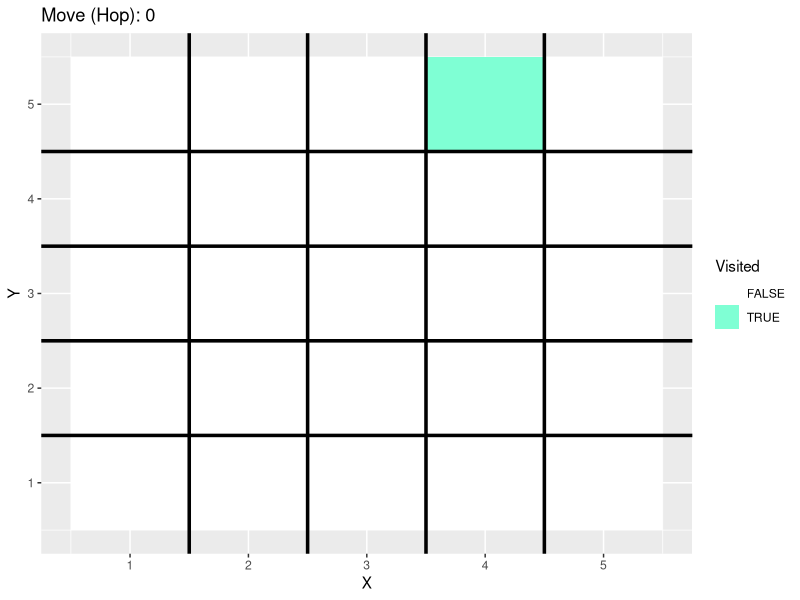
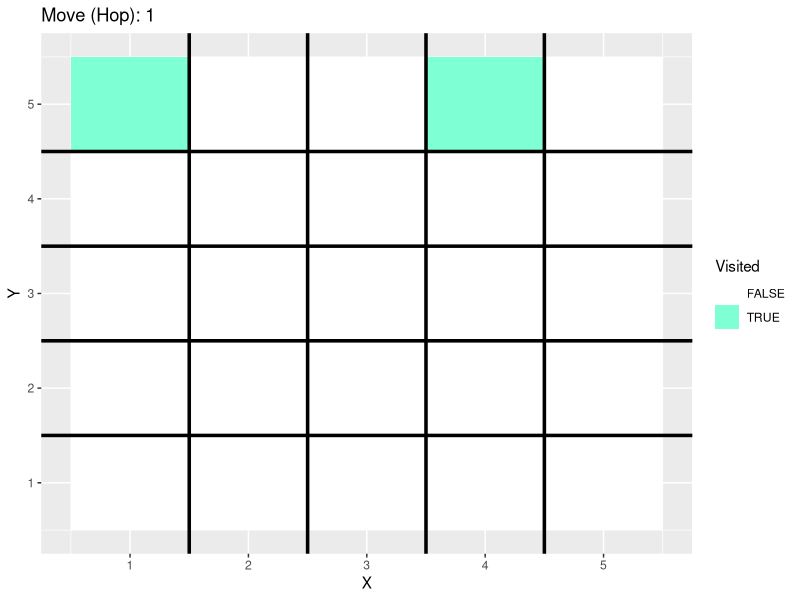
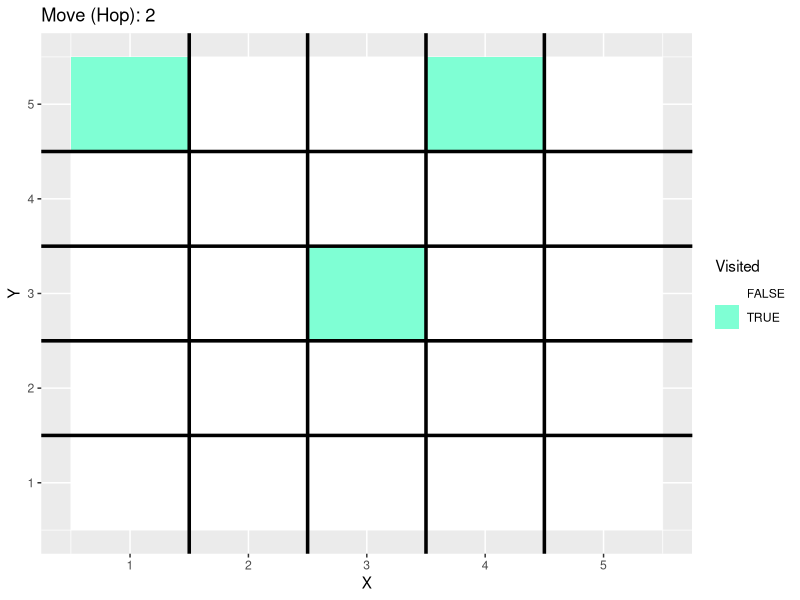
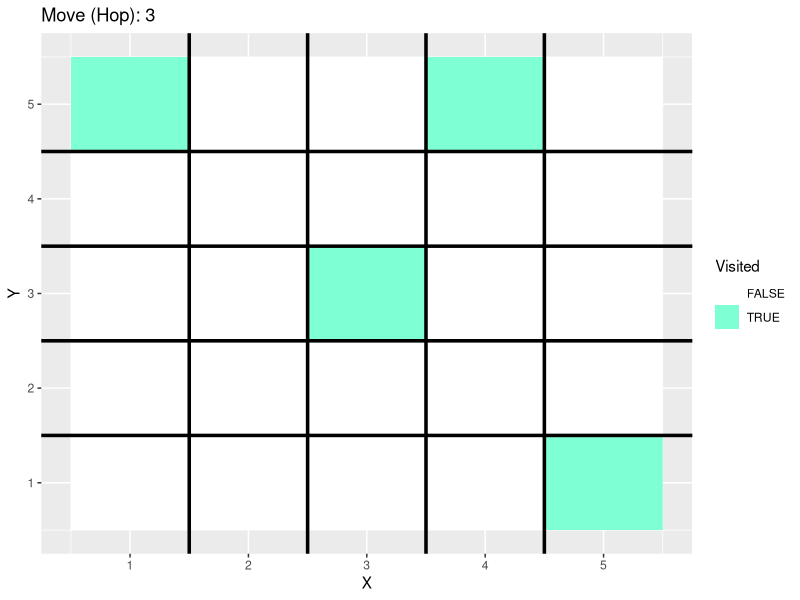
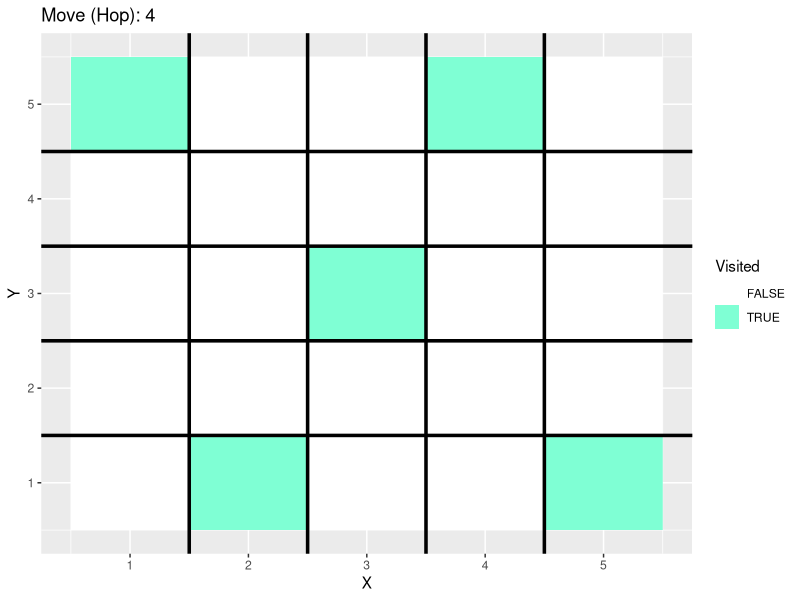
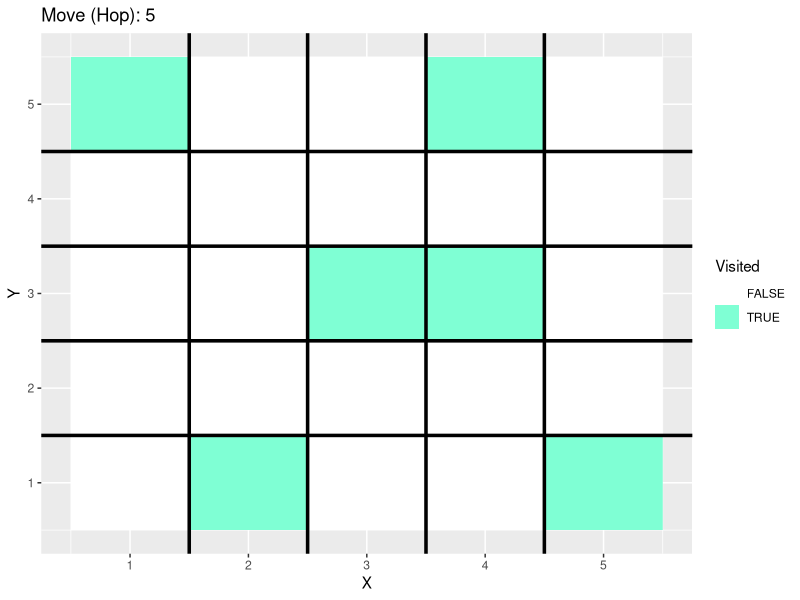
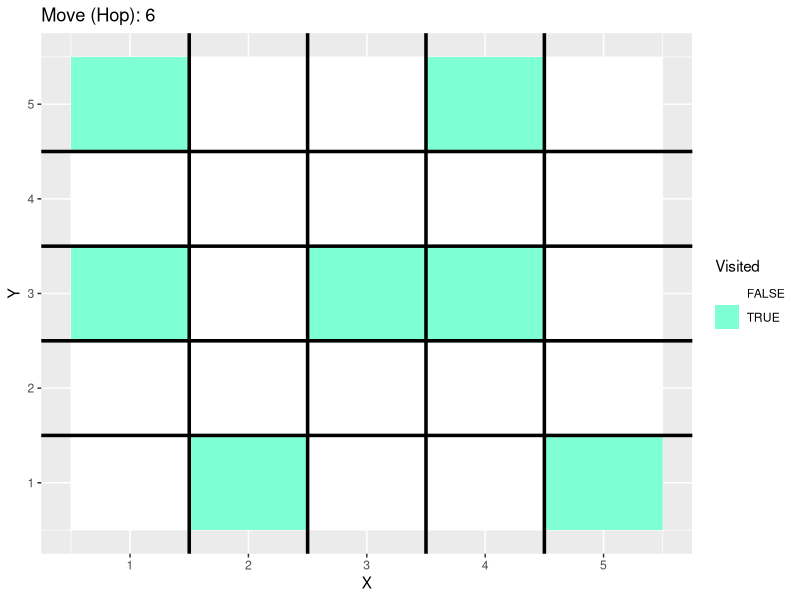
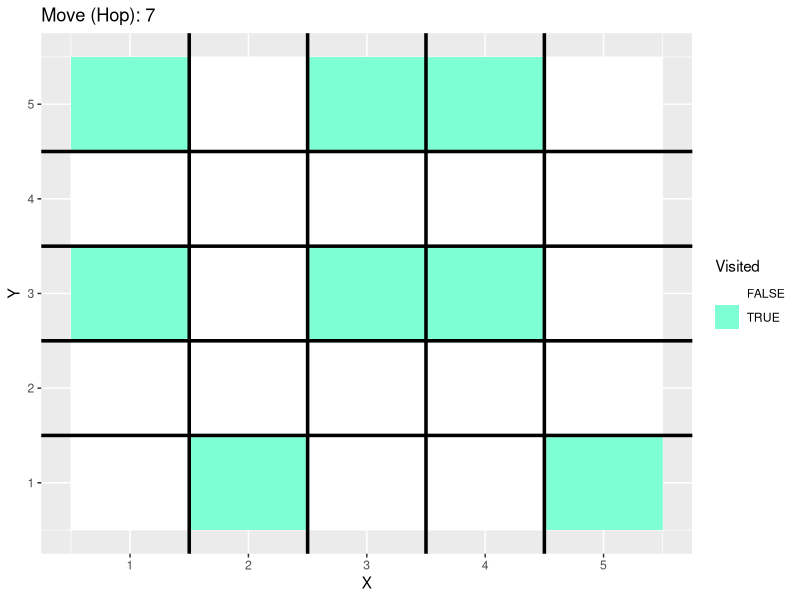

Write R code to recreate these figures, in order.
### Luke Benz
### Ridler Classic
### 7/27/2018

### Get Coordinates for potential move
move_coord <- function(move_type, x, y) {
  coordinates <- list("x" = vector(), "y" = vector())
  if(move_type == "left") {
    coordinates$x <- x - 3
    coordinates$y <- y
  }
  else if(move_type == "right") {
    coordinates$x <- x + 3
    coordinates$y <- rep(y, 1)
  }
  else if(move_type == "up") {
    coordinates$x <- rep(x, 1)
    coordinates$y <- y + 3
  }
  else if(move_type == "down") {
    coordinates$x <- rep(x, 1)
    coordinates$y <- y - 3
  }
  else if(move_type == "up_right") {
    coordinates$x <- x + 2
    coordinates$y <- y + 2
  }
  else if(move_type == "up_left") {
    coordinates$x <- x - 2
    coordinates$y <- y + 2
  }
  else if(move_type == "down_right") {
    coordinates$x <- x + 2
    coordinates$y <- y - 2
  }  
  else if(move_type == "down_left") {
    coordinates$x <- x - 2
    coordinates$y <- y - 2
  }
  return(coordinates)
}

### Test if move is valid
valid_move <- function(grid, coordinates) {
  n <- nrow(grid)
  ### Wrap-Around
  if(any(coordinates$y < 1) | any(coordinates$x < 1)) {
    return(F)
  }
  
  if(any(coordinates$y > n) | any(coordinates$x > n)) {
    return(F)
  }
  
  ### Already Visited
  for(k in 1:length(coordinates$x)) {
    if(grid[coordinates$y[k], coordinates$x[k]]) {
      return(F)
    }
  }
  
  return(T)
}

### Build Grid
reset_grid <- function(n) {
  matrix(F, nrow = n, ncol = n) 
}

xmoves <- c()
ymoves <- c()
moves_used <- c()
blank <- c()
fails <- 0

### Square Size
n <- 5

moves <- c("left", "right", "up", "down", "up_right", 
           "up_left", "down_right", "down_left")
grid <- reset_grid(n)

x <- sample(1:n, 1)
y <- sample(1:n, 1)
grid[y,x] <- T

while(any(!grid)) {
  xmoves <- c(xmoves, x)
  ymoves <- c(ymoves, y)
  
  
  ### Get Set of all Valid Moves
  z <- sapply(moves, move_coord, x, y) 
  good_moves <- vector() 
  for(i in 1:length(moves)) {
    if(valid_move(grid, list("x" = z[1,i][[1]], "y" = z[2,i][[1]]))) {
      good_moves <- c(good_moves, moves[i])
    }
  }
  
  ### Make Move, or Reset
  if(length(good_moves) >= 1) {
    move <- sample(good_moves, 1)
    moves_used <- c(moves_used, move)
    coordinates <- move_coord(move, x, y)
    for(k in 1:length(coordinates$x)) {
      grid[coordinates$y[k], coordinates$x[k]] <- T
    }
    x <- coordinates$x[k]
    y <- coordinates$y[k]
  }
  else{
    fails <- fails + 1
    blank <- c(blank, sum(!grid))
    if(fails %% 100 == 0) {
      print(paste("Fails:", fails))
    }
    xmoves <- c()
    ymoves <- c()
    moves_used <- c()
    grid <- reset_grid(n)
    x <- sample(1:n, 1)
    y <- sample(1:n, 1)
    grid[y,x] <- T
    
  }
}

### Min Legally Covered
table(blank)
n^2 - max(blank)

### Max Legally Covered
n^2 - min(blank)

frame <- expand.grid("x" = 1:n, "y" = 1:n)
frame$move <- 0
frame$covered <- F
frame$covered[frame$x == xmoves[1] &frame$y == ymoves[1]] <- T
all_frames <- frame
for(i in 1:length(moves_used)) {
  frame$move <- i
  coordinates <- move_coord(moves_used[i], xmoves[i], ymoves[i])
  for(k in 1:length(coordinates$x)) {
    frame$covered[frame$x == coordinates$x[k] & 
                    frame$y == coordinates$y[k]] <- T
  }
  
  all_frames <- rbind(all_frames, frame)
}

library(ggplot2)
library(dplyr)

pdf("riddler.pdf")
for(i in 0:length(moves_used)) {
  if(i == length(moves_used)) {
    p <- ggplot(filter(all_frames, move == i), aes(x = x, y = y, fill = covered)) + 
      geom_raster() + scale_fill_manual("Visited", values = c("aquamarine1")) + 
      geom_vline(xintercept = 0.5 + 1:(n-1), color = "black", size = 1.2) + 
      geom_hline(yintercept = 0.5 + 1:(n-1), color = "black", size = 1.2) +
      labs(x = "X", y = "Y", title = paste("Move (Hop):", i))
    
  }
  else{
  p <- ggplot(filter(all_frames, move == i), aes(x = x, y = y, fill = covered)) + 
    geom_raster() + scale_fill_manual("Visited", values = c("white", "aquamarine1")) + 
    geom_vline(xintercept = 0.5 + 1:(n-1), color = "black", size = 1.2) + 
    geom_hline(yintercept = 0.5 + 1:(n-1), color = "black", size = 1.2) +
    labs(x = "X", y = "Y", title = paste("Move (Hop):", i))
  }
  print(p)
}
dev.off()
